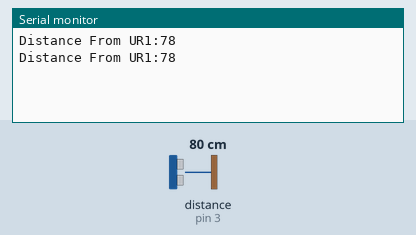
Bench run of a sketch on a simulated Arduino Uno, built with avr-gcc and run on an emulated ATmega328P. Parts: the last lines printed to the serial monitor. Wiring (inferred from the names in the program): ultrasonic range finder: trigger pin 2; echo pin 3. Inputs (shaded band) come from the test bench; at power-on: distance to the obstacle (sensor on pin 3) 80 cm. The echo pulse lasts 58.3 µs per cm.

Above: at 1.8 s.
1.9 s: distance to the obstacle (sensor on pin 3) set to 2 cm
At 2.4 s:
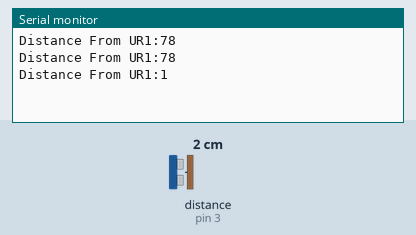
3.4 s: distance to the obstacle (sensor on pin 3) set to 4 cm
At 4.8 s:
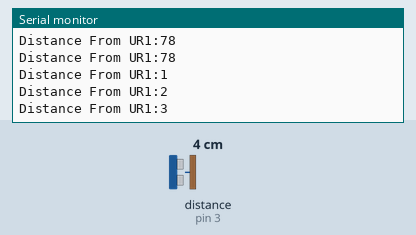
Timing chart, 0 to 6.4 s (numbered marks = the images above; inputs shaded):
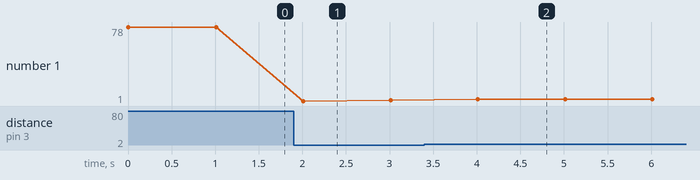

The sketch:

urtest.ino.ino
```cpp
const int t1=2;
const int e1=3;
long dur1;
int dis1;

void setup()
{
  pinMode(t1,OUTPUT);
  pinMode(e1,INPUT);
  Serial.begin(9600);

}

void loop()
{
 digitalWrite(t1,LOW);
 delayMicroseconds(2);
 digitalWrite(t1,HIGH);
 delayMicroseconds(10);
 digitalWrite(t1, LOW);
 dur1=pulseIn(e1,HIGH);
 dis1=dur1*0.034/2;
 Serial.print("Distance From UR1:");
 Serial.println(dis1);
 delay(1000);
}
```

Measured:
- after the input at 1.9 s, the serial monitor: prints a new line after 0.11 s (image 1)
- after the input at 3.4 s, the serial monitor: prints a new line after 0.61 s (image 2)
- plotted number 1: 78 → 2 after the input at 1.9 s, 2 → 3 after the input at 3.4 s
